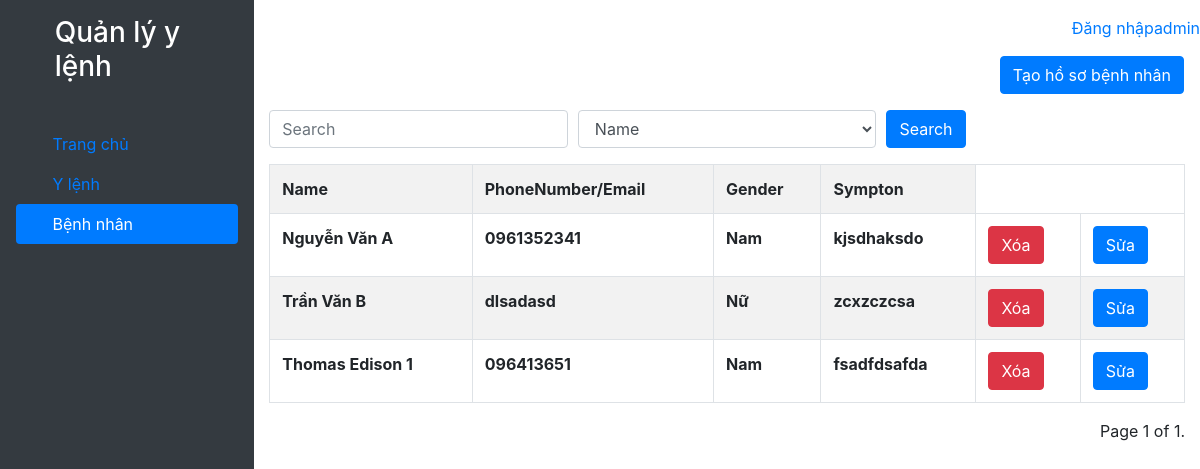
/patient/, run on an earlier commit of the app's database.
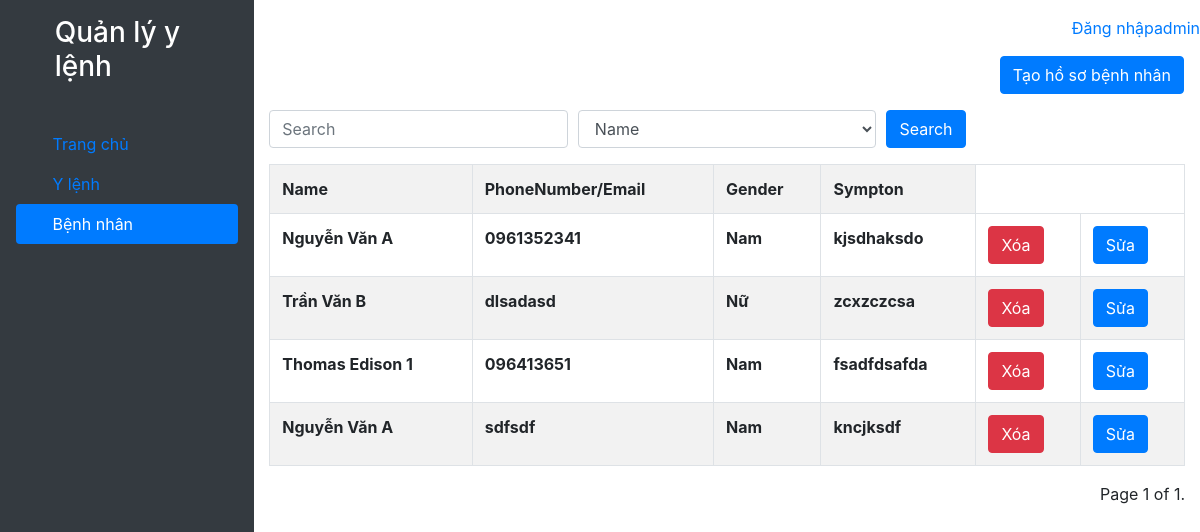
And on a later commit of the database.
### patient/models.py (models this page shows, shortened)
class Patient(models.Model):
    GENDER = (
        ('Nam', 'Nam'),
        ('Nữ', 'Nữ'),
    )
    patient_name = models.CharField(max_length=30)
    birthday = models.DateField("Day End(mm/dd/yyyy)")
    gender = models.CharField(max_length=12, default='Nam', choices=GENDER)
    phone_number = models.CharField(max_length=50)
    doctor = models.ForeignKey(User, editable=True, on_delete = models.CASCADE, null=True)
    sympton = models.TextField()
    note = models.TextField()

### patient/views.py (the view)
# urls.py: path('', views.list),
def list(request):
    Patients = Patient.objects.all()
    search_field = request.GET.get('search_field')
    in_search = request.GET.get('in_search')
    if search_field == 'Name':
        Patients = Patients.filter(patient_name__icontains=in_search)
    if search_field == 'Doctor':
        Patients = Patients.filter(doctor__icontains=in_search)
    pag = Paginator(Patients, 8)
    pag_num = request.GET.get('page')
    try:
        patient= pag.page(pag_num)
    except PageNotAnInteger:
        patient = pag.page(1)
    except EmptyPage:
        patient = pag.page(pag.num_pages)
    return render(request,'patient/patient.html', {'patient': patient})

### patient/templates/patient/patient.html (shortened to what this page needs)
{% extends "pages/base.html" %}
{% block content %}
<div>
    <div class="wrapper d-flex">
        <div class="d-flex flex-column p-3 text-white bg-dark" style="width: 300px ; height:100vh;">
            <a href="/" class="d-flex align-items-center mb-3 mb-md-0 me-md-auto text-white text-decoration-none">
                <svg class="bi me-2" width="40" height="32"><use xlink:href="#bootstrap"></use></svg>
                <h3 class="fs-4">Quản lý y lệnh</h3>
            </a>
            <ul class="nav nav-pills flex-column mb-auto">
                <li class="nav-item">
                    <a href="/" class="nav-link ">
                        <svg class="bi me-2" width="16" height="16"><use xlink:href="#home"></use></svg>
                        Trang chủ
                    </a>
                </li>
                <li>
                    <a href="/ylenh" class="nav-link ">
                        <svg class="bi me-2" width="16" height="16"><use xlink:href="#speedometer2"></use></svg>
                        Y lệnh
                    </a>
                </li>
                <li>
                    <a href="/patient" class="nav-link text-white active">
                        <svg class="bi me-2" width="16" height="16"><use xlink:href="#speedometer2"></use></svg>
                        Bệnh nhân
                    </a>
                </li>
            </ul>
        </div>
        <div style="width: 95%">
            <nav style=" height : 40px;" class="mt-3 d-flex justify-content-end">
                {% if user.username %}
                <p>Xin chào {{user.username}}</p>
                <p><a class="mr-2" href="{% url 'logout' %}">(Đăng xuất)</a></p>
                {% else %}
                <p><a href="{% url 'login' %}">Đăng nhập</a></p>
                <p><a href="/admin">admin</a></p>
                {% endif %}
            </nav>
            <div class="d-flex justify-content-end mr-3 mb-3">
                <a href="{% url 'patient_create' %}" class="btn btn-primary ">Tạo hồ sơ bệnh nhân</a>
            </div>
            <form method="GET" class="container">
                <div class="form-row">
                  <div class="form-group col-md-4">
                    <input class="form-control" type="search" name="in_search" placeholder="Search">
                  </div>
                  <div class="form-group col-md-4">
                    <select class="form-control" name="search_field">
                        <option>Name</option>
                    </select>
                  </div>
                    <div class="form-group col-md-4">
                        <button type="submit" class="btn btn-primary">Search</button>
                    </div>
                </div>
              </form>
            <div class = "container">
                <table class="table table-striped table-bordered table-hover" >
                    <tr>
                        <th>Name</th>
                        <th>PhoneNumber/Email</th>
                        <th>Gender</th>
                        <th>Sympton</th>
                    </tr>
                    {% for p in patient %}
                    <tr>
                        <th>{{p.patient_name}}</th>
                        <th>{{p.phone_number}}</th>
                        <th>{{p.gender}}</th>
                        <th>{{p.sympton}}</th>
                        <td><a class="btn btn-danger btn-xs" href="{% url 'patient_delete' p.id %}">Xóa</a></td>
                        <td><a class="btn btn-primary btn-xs" href="{% url 'patient_modify' p.id %}">Sửa</a></td>
                    </tr>
                    {% endfor %}
                </table>
            </div>
            <div class="pagination d-flex justify-content-end container">
                <span class="current">
                    Page {{ patient.number }} of {{ patient.paginator.num_pages }}.
                </span>
            </div>
        </div>
    </div>
</div>
{% endblock %}

What changed in the data, as far as the page shows it:
added Patient: patient_name "Nguyễn Văn A", phone_number "sdfsdf", gender "Nam", sympton "kncjksdf"
